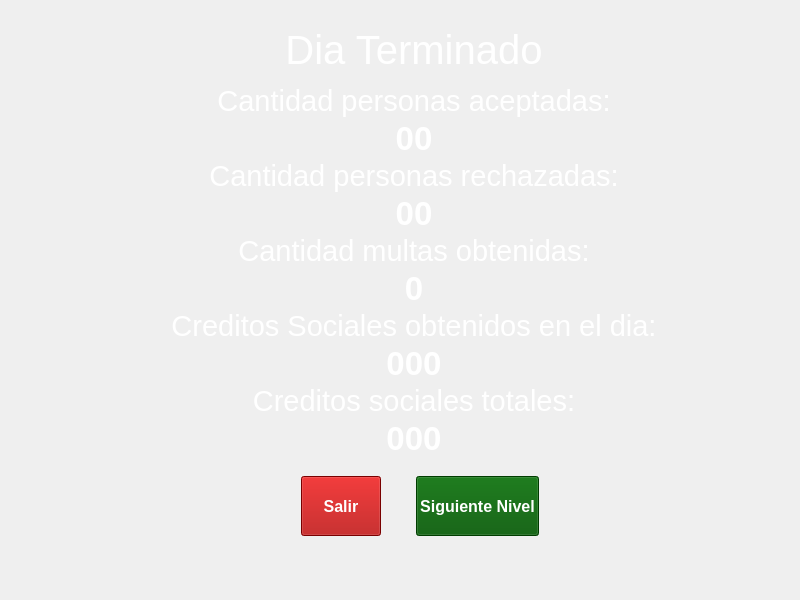
<?xml version="1.0" encoding="UTF-8"?>
<ui version="4.0">
 <class>PantallaFinalNivel</class>
 <widget class="QWidget" name="PantallaFinalNivel">
  <property name="geometry">
   <rect>
    <x>0</x>
    <y>0</y>
    <width>800</width>
    <height>600</height>
   </rect>
  </property>
  <property name="minimumSize">
   <size>
    <width>800</width>
    <height>600</height>
   </size>
  </property>
  <property name="maximumSize">
   <size>
    <width>1920</width>
    <height>1080</height>
   </size>
  </property>
  <property name="windowTitle">
   <string>Form</string>
  </property>
  <property name="styleSheet">
   <string notr="true">color: rgb(255, 255, 255);</string>
  </property>
  <layout class="QVBoxLayout" name="verticalLayout">
   <property name="leftMargin">
    <number>0</number>
   </property>
   <property name="topMargin">
    <number>0</number>
   </property>
   <property name="rightMargin">
    <number>0</number>
   </property>
   <property name="bottomMargin">
    <number>0</number>
   </property>
   <item>
    <widget class="QWidget" name="fondo" native="true">
     <property name="styleSheet">
      <string notr="true">#fondo {
	border-image: url(:/Resources/escritorio2.png);
}</string>
     </property>
     <layout class="QVBoxLayout" name="verticalLayout_2">
      <property name="spacing">
       <number>2</number>
      </property>
      <property name="leftMargin">
       <number>34</number>
      </property>
      <property name="topMargin">
       <number>18</number>
      </property>
      <property name="rightMargin">
       <number>6</number>
      </property>
      <property name="bottomMargin">
       <number>50</number>
      </property>
      <item>
       <widget class="QWidget" name="titulos" native="true">
        <layout class="QHBoxLayout" name="horizontalLayout">
         <item>
          <widget class="QLabel" name="title">
           <property name="font">
            <font>
             <family>MS Sans Serif</family>
             <pointsize>30</pointsize>
            </font>
           </property>
           <property name="text">
            <string>Dia Terminado</string>
           </property>
           <property name="alignment">
            <set>Qt::AlignCenter</set>
           </property>
          </widget>
         </item>
        </layout>
       </widget>
      </item>
      <item>
       <widget class="QLabel" name="cantPersAcept_title">
        <property name="font">
         <font>
          <family>MS Sans Serif</family>
          <pointsize>22</pointsize>
         </font>
        </property>
        <property name="text">
         <string>Cantidad personas aceptadas:</string>
        </property>
        <property name="alignment">
         <set>Qt::AlignCenter</set>
        </property>
       </widget>
      </item>
      <item>
       <widget class="QLabel" name="cantPersAcept_label">
        <property name="font">
         <font>
          <family>MS Sans Serif</family>
          <pointsize>25</pointsize>
          <bold>true</bold>
         </font>
        </property>
        <property name="text">
         <string>00</string>
        </property>
        <property name="alignment">
         <set>Qt::AlignCenter</set>
        </property>
       </widget>
      </item>
      <item>
       <widget class="QLabel" name="cantPersRech_title">
        <property name="font">
         <font>
          <family>MS Sans Serif</family>
          <pointsize>22</pointsize>
         </font>
        </property>
        <property name="text">
         <string>Cantidad personas rechazadas:</string>
        </property>
        <property name="alignment">
         <set>Qt::AlignCenter</set>
        </property>
       </widget>
      </item>
      <item>
       <widget class="QLabel" name="cantPersRech_label">
        <property name="font">
         <font>
          <family>MS Sans Serif</family>
          <pointsize>25</pointsize>
          <bold>true</bold>
         </font>
        </property>
        <property name="text">
         <string>00</string>
        </property>
        <property name="alignment">
         <set>Qt::AlignCenter</set>
        </property>
       </widget>
      </item>
      <item>
       <widget class="QLabel" name="cantMultasObt_title">
        <property name="font">
         <font>
          <family>MS Sans Serif</family>
          <pointsize>22</pointsize>
         </font>
        </property>
        <property name="text">
         <string>Cantidad multas obtenidas:</string>
        </property>
        <property name="alignment">
         <set>Qt::AlignCenter</set>
        </property>
       </widget>
      </item>
      <item>
       <widget class="QLabel" name="cantMultasObt_label">
        <property name="font">
         <font>
          <family>MS Sans Serif</family>
          <pointsize>25</pointsize>
          <bold>true</bold>
         </font>
        </property>
        <property name="text">
         <string>0</string>
        </property>
        <property name="alignment">
         <set>Qt::AlignCenter</set>
        </property>
       </widget>
      </item>
      <item>
       <widget class="QLabel" name="credsSocsObtDia_title">
        <property name="font">
         <font>
          <family>MS Sans Serif</family>
          <pointsize>22</pointsize>
         </font>
        </property>
        <property name="text">
         <string>Creditos Sociales obtenidos en el dia:</string>
        </property>
        <property name="alignment">
         <set>Qt::AlignCenter</set>
        </property>
       </widget>
      </item>
      <item>
       <widget class="QLabel" name="credsSocsObtDia_label">
        <property name="font">
         <font>
          <family>MS Sans Serif</family>
          <pointsize>25</pointsize>
          <bold>true</bold>
         </font>
        </property>
        <property name="text">
         <string>000</string>
        </property>
        <property name="alignment">
         <set>Qt::AlignCenter</set>
        </property>
       </widget>
      </item>
      <item>
       <widget class="QLabel" name="credsSocsTot_title">
        <property name="font">
         <font>
          <family>MS Sans Serif</family>
          <pointsize>22</pointsize>
         </font>
        </property>
        <property name="text">
         <string>Creditos sociales totales:</string>
        </property>
        <property name="alignment">
         <set>Qt::AlignCenter</set>
        </property>
       </widget>
      </item>
      <item>
       <widget class="QLabel" name="credsSocsTot_label">
        <property name="font">
         <font>
          <family>MS Sans Serif</family>
          <pointsize>25</pointsize>
          <bold>true</bold>
         </font>
        </property>
        <property name="text">
         <string>000</string>
        </property>
        <property name="alignment">
         <set>Qt::AlignCenter</set>
        </property>
       </widget>
      </item>
      <item alignment="Qt::AlignHCenter">
       <widget class="QWidget" name="botones" native="true">
        <property name="sizePolicy">
         <sizepolicy hsizetype="Preferred" vsizetype="Expanding">
          <horstretch>0</horstretch>
          <verstretch>0</verstretch>
         </sizepolicy>
        </property>
        <property name="maximumSize">
         <size>
          <width>600</width>
          <height>110</height>
         </size>
        </property>
        <property name="baseSize">
         <size>
          <width>600</width>
          <height>110</height>
         </size>
        </property>
        <property name="font">
         <font>
          <pointsize>9</pointsize>
         </font>
        </property>
        <property name="acceptDrops">
         <bool>false</bool>
        </property>
        <property name="toolTipDuration">
         <number>-1</number>
        </property>
        <property name="layoutDirection">
         <enum>Qt::LeftToRight</enum>
        </property>
        <property name="autoFillBackground">
         <bool>false</bool>
        </property>
        <layout class="QHBoxLayout" name="horizontalLayout_2">
         <property name="spacing">
          <number>35</number>
         </property>
         <property name="leftMargin">
          <number>35</number>
         </property>
         <property name="topMargin">
          <number>4</number>
         </property>
         <property name="rightMargin">
          <number>22</number>
         </property>
         <property name="bottomMargin">
          <number>0</number>
         </property>
         <item alignment="Qt::AlignHCenter">
          <widget class="QPushButton" name="salirBtn">
           <property name="enabled">
            <bool>true</bool>
           </property>
           <property name="sizePolicy">
            <sizepolicy hsizetype="Preferred" vsizetype="Expanding">
             <horstretch>0</horstretch>
             <verstretch>0</verstretch>
            </sizepolicy>
           </property>
           <property name="maximumSize">
            <size>
             <width>300</width>
             <height>60</height>
            </size>
           </property>
           <property name="baseSize">
            <size>
             <width>300</width>
             <height>60</height>
            </size>
           </property>
           <property name="font">
            <font>
             <family>MS Sans Serif</family>
             <pointsize>12</pointsize>
             <bold>true</bold>
            </font>
           </property>
           <property name="cursor">
            <cursorShape>PointingHandCursor</cursorShape>
           </property>
           <property name="styleSheet">
            <string notr="true">color: rgb(255, 255, 255);
background-color: rgb(170, 0, 0);</string>
           </property>
           <property name="text">
            <string>Salir</string>
           </property>
           <property name="iconSize">
            <size>
             <width>16</width>
             <height>16</height>
            </size>
           </property>
           <property name="autoDefault">
            <bool>false</bool>
           </property>
          </widget>
         </item>
         <item>
          <widget class="QPushButton" name="sigNivelBtn">
           <property name="sizePolicy">
            <sizepolicy hsizetype="Preferred" vsizetype="Expanding">
             <horstretch>0</horstretch>
             <verstretch>0</verstretch>
            </sizepolicy>
           </property>
           <property name="maximumSize">
            <size>
             <width>300</width>
             <height>60</height>
            </size>
           </property>
           <property name="baseSize">
            <size>
             <width>300</width>
             <height>60</height>
            </size>
           </property>
           <property name="font">
            <font>
             <family>MS Sans Serif</family>
             <pointsize>12</pointsize>
             <bold>true</bold>
            </font>
           </property>
           <property name="cursor">
            <cursorShape>PointingHandCursor</cursorShape>
           </property>
           <property name="styleSheet">
            <string notr="true">color: rgb(255, 255, 255);
background-color: rgb(0, 85, 0);</string>
           </property>
           <property name="text">
            <string>Siguiente Nivel</string>
           </property>
          </widget>
         </item>
        </layout>
       </widget>
      </item>
     </layout>
    </widget>
   </item>
  </layout>
 </widget>
 <resources/>
 <connections/>
</ui>
